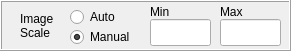
     <widget class="QFrame" name="frameScaleImage">
      <property name="geometry">
       <rect>
        <x>640</x>
        <y>309</y>
        <width>291</width>
        <height>51</height>
       </rect>
      </property>
      <property name="frameShape">
       <enum>QFrame::Box</enum>
      </property>
      <property name="frameShadow">
       <enum>QFrame::Raised</enum>
      </property>
      <widget class="QRadioButton" name="radioButtonImageAutoBench">
       <property name="geometry">
        <rect>
         <x>70</x>
         <y>6</y>
         <width>61</width>
         <height>22</height>
        </rect>
       </property>
       <property name="text">
        <string>Auto</string>
       </property>
      </widget>
      <widget class="QRadioButton" name="radioButtonImageManualBench">
       <property name="geometry">
        <rect>
         <x>70</x>
         <y>26</y>
         <width>81</width>
         <height>22</height>
        </rect>
       </property>
       <property name="text">
        <string>Manual</string>
       </property>
       <property name="checked">
        <bool>true</bool>
       </property>
      </widget>
      <widget class="QLineEdit" name="lineEditImageMinBench">
       <property name="geometry">
        <rect>
         <x>150</x>
         <y>19</y>
         <width>61</width>
         <height>27</height>
        </rect>
       </property>
      </widget>
      <widget class="QLabel" name="label_2">
       <property name="geometry">
        <rect>
         <x>150</x>
         <y>3</y>
         <width>51</width>
         <height>17</height>
        </rect>
       </property>
       <property name="text">
        <string>Min</string>
       </property>
      </widget>
      <widget class="QLabel" name="label_3">
       <property name="geometry">
        <rect>
         <x>220</x>
         <y>3</y>
         <width>51</width>
         <height>17</height>
        </rect>
       </property>
       <property name="text">
        <string>Max</string>
       </property>
      </widget>
      <widget class="QLineEdit" name="lineEditImageMaxBench">
       <property name="geometry">
        <rect>
         <x>220</x>
         <y>19</y>
         <width>61</width>
         <height>27</height>
        </rect>
       </property>
      </widget>
      <widget class="QLabel" name="label_4">
       <property name="geometry">
        <rect>
         <x>20</x>
         <y>10</y>
         <width>41</width>
         <height>31</height>
        </rect>
       </property>
       <property name="text">
        <string>Image Scale</string>
       </property>
       <property name="wordWrap">
        <bool>true</bool>
       </property>
      </widget>
      <zorder>radioButtonImageAutoBench</zorder>
      <zorder>radioButtonImageManualBench</zorder>
      <zorder>label_2</zorder>
      <zorder>label_3</zorder>
      <zorder>lineEditImageMaxBench</zorder>
      <zorder>label_4</zorder>
      <zorder>lineEditImageMinBench</zorder>
     </widget>
